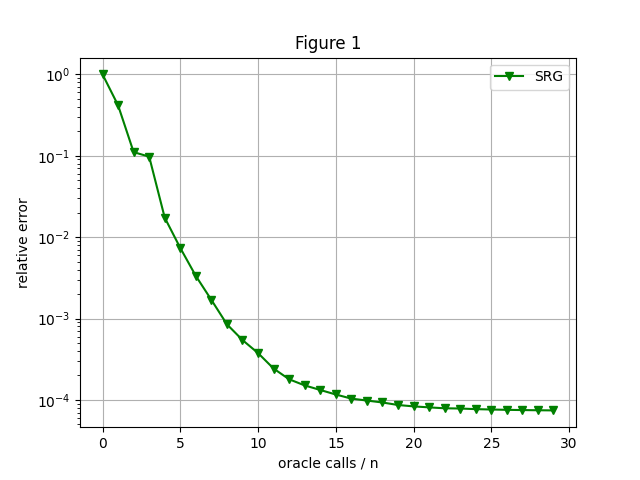

Source code (Python):
# refer to: Stochastic Reweighted Gradient Descent - https://proceedings.mlr.press/v162/hanchi22a.html
 
import numpy as np
import tensorflow as tf
import matplotlib.pyplot as plt
import random

eps = 1e-10

def f(x):
    # f_i(x) = (x - a_i) ^ 2 / 2
        # a_i = 1 if i = n - 1
        # a_i = 0 else
    n = tf.shape(x)[0]
    a = tf.zeros_like(x)
    a = tf.tensor_scatter_nd_update(a, [[n-1]], [1]) 
    diff = x - a
    return tf.square(diff) / 2


def compute_gradient(x_k, i_k):
    n = tf.shape(x_k)[0]
    a = tf.zeros_like(x_k)
    a = tf.tensor_scatter_nd_update(a, [[n-1]], [1]) 
    
    result_vector = tf.tensor_scatter_nd_update(
        tf.zeros_like(x_k),
        [[i_k]],
        [x_k[i_k] - a[i_k]]
    )
    return result_vector


def SRG(d=20, n=20):
    num_iterations = n * 30
    # default
    x_star = tf.constant([1 / n for _ in range(n)])
    
    # step 1: Parameters
    # alpha = np.linspace(0.5, 0.0001, num_iterations)
    alpha = 0.7 / (1 + 0.01 * np.arange(num_iterations))
    # alpha = 0.01 / (1 + 0.00005 * np.arange(num_iterations))
    # alpha = np.ones(num_iterations) * 0.01
    # alpha[1000:] = 0.01 / (1 + 0.0001 * np.arange(num_iterations - 1000))

    theta = np.linspace(0.5, 0.5, num_iterations) 
    # theta = 0.5 / (1 + 0.0001 * np.arange(num_iterations))

    # step 2: Initialization
    x_old = tf.Variable(tf.random.uniform([d], minval=-60, maxval=60, dtype=tf.float32))
    # x_old = tf.Variable(tf.random.uniform([d], minval=0, maxval=1, dtype=tf.float32))
    x_0 = tf.constant(x_old)
    print("x_0", x_0)
    g_old = [tf.random.normal([n], dtype=tf.float32) for _ in range(n)]
    g_old_norm = tf.Variable([tf.norm(g) for g in g_old], dtype=tf.float32)

    # step 3: iteration
    gradient_list = []
    error_list = []

    for k in range(num_iterations):
        # step 4: update pk
        q_k = tf.cast(g_old_norm / tf.reduce_sum(g_old_norm), tf.float32).numpy()
        # q_k_temp = tf.clip_by_value(q_k, 1e-12, 1.0)
        p_k = (1 - theta[k]) * q_k + theta[k] / n

        # step 5: update bk
        b_k = np.random.binomial(n=1, p=theta[k])
        # print(b_k)

        # step 6: update ik
        if b_k == 1:
            i_k = np.random.randint(0, n)
        else:
            i_k = np.random.choice(np.arange(n), p=q_k)
        # i_k = int(i_k)

        # step 7: update x_{k+1}
        gradient = compute_gradient(x_old, i_k)
        x_new = x_old - alpha[k] * gradient / (n * max(p_k[i_k], 1e-9))
        gradient_list.append(gradient)
        # error_list.append(tf.reduce_sum((x_new - x_star)))
        if tf.reduce_sum(tf.square(x_new - x_star)) / tf.reduce_sum(tf.square(x_0 - x_star)) < eps:
            break

        # step 8: update g_k_{j+1}
        g_new_norm = tf.Variable(tf.zeros(n, dtype=tf.float32))
        for i in range(n):
            if  b_k == 1 and i_k == i:
                g_new_norm[i].assign(tf.norm(compute_gradient(x_old, i_k)))
            else:
                g_new_norm[i].assign(g_old_norm[i])

        # update
        x_old.assign(x_new)
        g_old_norm.assign(g_new_norm)
        # error_list.append(tf.reduce_sum(tf.square(x_new - x_star)) / tf.reduce_sum(tf.square(x_0 - x_star)))
        if k % n == 0:
            error_list.append(tf.reduce_sum(tf.square(x_new - x_star)) / tf.reduce_sum(tf.square(x_0 - x_star)))
    

    # draw
    print("x_old", x_old)
    print("x_star", x_star)
    print("error_list", error_list[-1])
    plt.plot(np.arange(len(error_list)) * n / d, error_list, label="SRG", marker="v", color="green")
    plt.yscale('log')
    plt.xlabel('oracle calls / n')
    plt.ylabel('relative error')
    plt.title('Figure 1')
    plt.legend()
    plt.grid(True)
    plt.show()


if __name__ == '__main__':
    random.seed(13)
    SRG()
